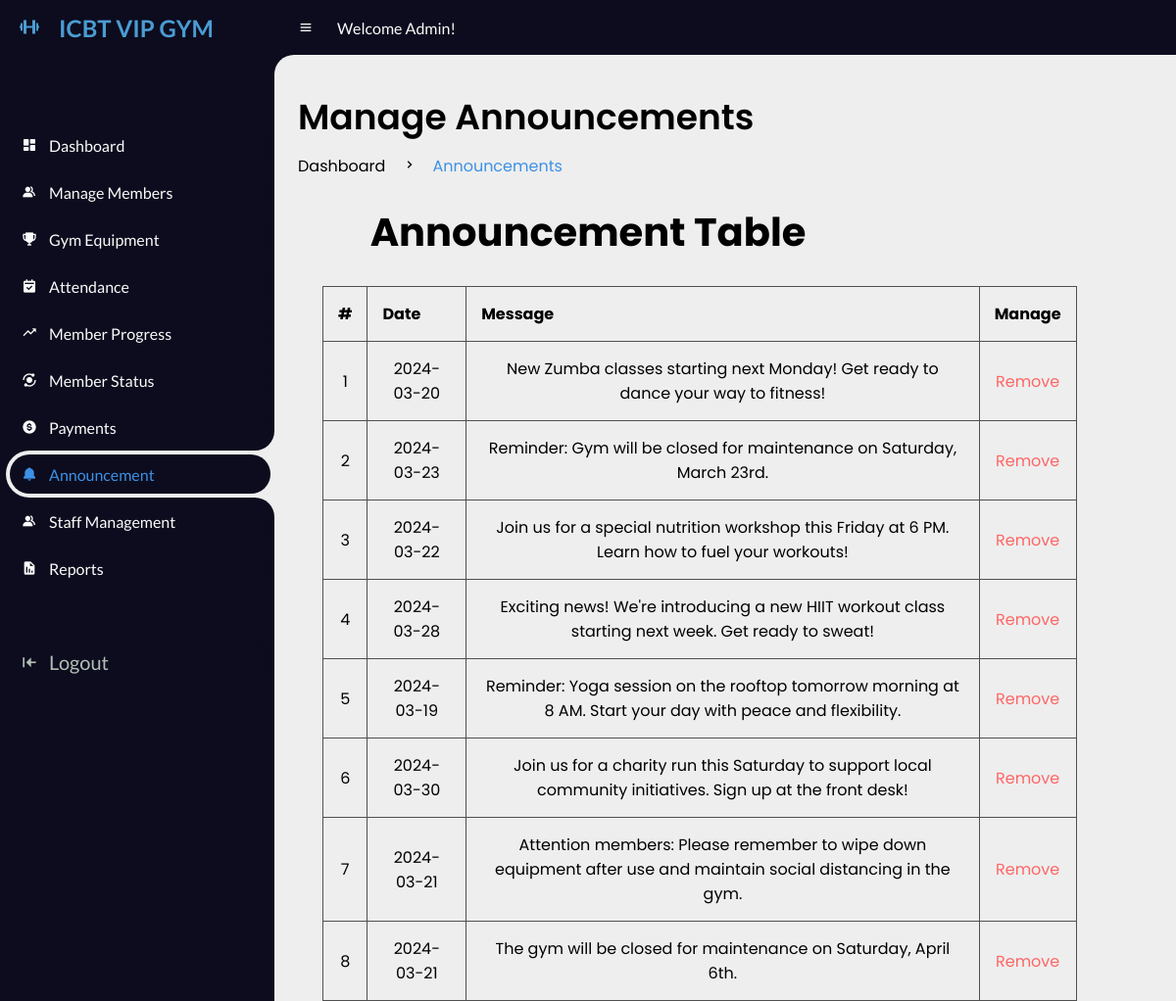
/1Admin/announcementManage.php (signed in), run on the app's committed database.
### tables this page shows
CREATE TABLE `announcements` (
  `announcementid` int(100) NOT NULL,
  `message` varchar(500) NOT NULL,
  `date` date NOT NULL
);

### 1Admin/announcementManage.php (the view, shortened to what this page needs)
<!DOCTYPE html>
<html lang="en">
<head>
    <link href='https://unpkg.com/boxicons@2.0.9/css/boxicons.min.css' rel='stylesheet'>
    <link rel="stylesheet" href="css/style.css">
</head>
<body>
    <section id="sidebar">
        <a href="#" class="brand">
        <i class='bx bx-dumbbell bx-tada' ></i>
            <span class="text">ICBT VIP GYM</span>
        </a>
        <ul class="side-menu top">
            <li>
                <a href="index.php">
                    <i class='bx bxs-dashboard'></i>
                    <span class="text">Dashboard</span>
                </a>
            </li>
            <li>
                <a href="managemb.php">
                    <i class='bx bxs-group'></i>
                    <span class="text">Manage Members</span>
                </a>
            </li>
            <li>
                <a href="managegym.php">
                    <i class='bx bxs-trophy'></i>
                    <span class="text">Gym Equipment</span>
                </a>
            </li>
            <li>
                <a href="attendance.php">
                    <i class='bx bxs-calendar-check'></i>
                    <span class="text">Attendance</span>
                </a>
            </li>
            <li>
                <a href="progressmb.php">
                    <i class='bx bx-trending-up'></i>
                    <span class="text">Member Progress</span>
                </a>
            </li>
            <li>
                <a href="statusmb.php">
                    <i class='bx bxs-analyse'></i>
                    <span class="text">Member Status</span>
                </a>
            </li>
            <li>
                <a href="paymentmb.php">
                    <i class='bx bxs-dollar-circle'></i>
                    <span class="text">Payments</span>
                </a>
            </li>
            <li class="active">
                <a href="announcement.php">
                    <i class='bx bxs-bell'></i>
                    <span class="text">Announcement</span>
                </a>
            </li>
            <li>
                <a href="managestaff.php">
                    <i class='bx bxs-group'></i>
                    <span class="text">Staff Management</span>
                </a>
            </li>
            <li>
                <a href="report.php">
                    <i class='bx bxs-report'></i>
                    <span class="text">Reports</span>
                </a>
            </li>
        </ul>
        <ul class="side-menu">
            <li>
                <a href="../logout.php" class="logout">
                    <i class='bx bxs-arrow-to-left'></i>
                    <span class="text">Logout</span>
                </a>
            </li>
        </ul>
    </section>
    <section id="content">
        <nav>
            <i class='bx bx-menu'></i>
            <a class="nav-link">Welcome Admin!</a>
        </nav>
        <main>
            <div class="head-title">
                <div class="left">
                    <h1>Manage Announcements</h1>
                    <ul class="breadcrumb">
                        <li>
                            <a href="#">Dashboard</a>
                        </li>
                        <li><i class='bx bx-chevron-right'></i></li>
                        <li>
                            <a class="active" href="announcement.php">Announcements</a>
                        </li>
                    </ul>
                </div>
            </div>
            <div id="content">
                <div id="content-header">
                    <br>
                </div>
                <div class="container-fluid">
                    <div class="row-fluid">
                        <div class="span12">
                            <div class='widget-box'>
                                <div class='widget-title'> <span class='icon'> <i class='fas fa-bullhorn'></i> </span>
                                    <h5 style="text-align:center; font-size: 40px;">Announcement Table</h5>
                                </div>
                                <div class='widget-content nopadding'>
                                    <?php
                                    include "dbcon.php";
                                    $qry = "select * from announcements";
                                    $cnt = 1;
                                    $result = mysqli_query($conn, $qry);
                                    echo "<table class='table table-bordered table-hover'>
              <thead>
                <tr>
                  <th>#</th>
                  <th>Date</th>
                  <th>Message</th>
                  <th>Manage</th>
                </tr>
              </thead>";
                                    while ($row = mysqli_fetch_array($result)) {
                                        echo "<tbody>
                <td><div class='text-center'>" . $cnt . "</div></td>
                <td><div class='text-center'>" . $row['date'] . "</div></td>
                <td><div class='text-center'>" . $row['message'] . "</div></td>
                <td><div class='text-center'><a href='announcementRemove.php?id=" . $row['announcementid'] . "' style='color:#F66;' ><i class='fas fa-trash'></i> Remove</a></div></td>
              </tbody>";
                                        $cnt++;
                                    }
                                    ?>
                                    </table>
                                </div>
                            </div>
                        </div>
                    </div>
                </div>
            </div>
        </main>
    </section>
</body>
</html>

### 1Admin/css/style.css (style rules this page uses)
* { margin: 0; padding: 0; box-sizing: border-box; }
a { text-decoration: none; }
li { list-style: none; }
:root { --poppins: 'Poppins', sans-serif; --lato: 'Lato', sans-serif; --light: #0C0C1E; --blue: #3C91E6; --light-blue: #CFE8FF; --grey: #060714; --dark-grey: #AAAAAA; --dark: #FBFBFB; --red: #DB504A; --yellow: #FFCE26; --gold: #FFC72C; --light-yellow: #FFF2C6; --orange: #FD7238; --light-orange: #FFE0D3; --light-green: hsl(160, 67%, 74%); --ice-blue: #4B9CD3; --Ash-Gray: #B2BEB5; }
html { overflow-x: visible; }
body { background: #eee; overflow-x: hidden; }
#sidebar { position: fixed; top: 0; left: 0; width: 280px; height: 100%; background: var(--light); z-index: 2000; font-family: var(--lato); transition: .3s ease; overflow-x: hidden; scrollbar-width: none; }
#sidebar .brand { font-size: 24px; font-weight: 700; height: 56px; display: flex; align-items: center; color: var(--ice-blue); position: sticky; top: 0; left: 0; background: var(--light); z-index: 500; padding-bottom: 20px; box-sizing: content-box; }
#sidebar .brand .bx { min-width: 60px; display: flex; justify-content: center; }
#sidebar .side-menu { width: 100%; margin-top: 48px; }
#sidebar .side-menu li { height: 48px; background: transparent; margin-left: 6px; border-radius: 48px 0 0 48px; padding: 4px; }
#sidebar .side-menu li.active { background: #eee; position: relative; }
#sidebar .side-menu li.active::before { content: ''; position: absolute; width: 40px; height: 40px; border-radius: 50%; top: -40px; right: 0; box-shadow: 20px 20px 0 #eee; z-index: -1; }
#sidebar .side-menu li.active::after { content: ''; position: absolute; width: 40px; height: 40px; border-radius: 50%; bottom: -40px; right: 0; box-shadow: 20px -20px 0 #eee; z-index: -1; }
#sidebar .side-menu li a { width: 100%; height: 100%; background: var(--light); display: flex; align-items: center; border-radius: 48px; font-size: 16px; color: var(--dark); white-space: nowrap; overflow-x: hidden; }
#sidebar .side-menu.top li.active a { color: var(--blue); }
#sidebar .side-menu li a.logout { color: var(--Ash-Gray); font-size: 20px; ; }
#sidebar .side-menu li a .bx { min-width: calc(60px - ((4px + 6px) * 2)); display: flex; justify-content: center; }
#content { position: sticky; width: calc(100% - 280px); left: 280px; transition: .3s ease; }
#content nav { height: 56px; background: var(--light); padding: 0 24px; display: flex; align-items: center; grid-gap: 24px; font-family: var(--lato); position: sticky; top: 0; left: 0; z-index: 1000; }
#content nav::before { content: ''; position: absolute; width: 40px; height: 40px; bottom: -40px; left: 0; border-radius: 50%; box-shadow: -20px -20px 0 var(--light); }
#content nav a { color: var(--dark); }
#content nav .bx.bx-menu { cursor: pointer; color: var(--dark); }
#content nav .nav-link { font-size: 16px; transition: .3s ease; }
#content main { width: 100%; padding: 36px 24px; font-family: var(--poppins); max-height: calc(100vh - 56px); overflow-y: hide; }
#content main .head-title { display: flex; align-items: center; justify-content: space-between; grid-gap: 16px; flex-wrap: wrap; }
#content main .head-title .left h1 { font-size: 36px; font-weight: 600; margin-bottom: 10px; color: black; }
#content main .head-title .left .breadcrumb { display: flex; align-items: center; grid-gap: 16px; }
#content main .head-title .left .breadcrumb li { color: black; }
#content main .head-title .left .breadcrumb li a { color: black; pointer-events: none; }
#content main .head-title .left .breadcrumb li a.active { color: var(--blue); pointer-events: unset; }

### 1Admin/announcementManage.php (style rules this page uses)
table { border-collapse: collapse; width: 130%; margin: 25px; }
th, td { padding: 15px; text-align: center; border: 1px solid #505050; }
th { text-align: left; }

### data on the page
announcements: date "2024-03-20", message "New Zumba classes starting next Monday! Get ready to dance your way to fitness!"
announcements: date "2024-03-23", message "Reminder: Gym will be closed for maintenance on Saturday, March 23rd."
announcements: date "2024-03-22", message "Join us for a special nutrition workshop this Friday at 6 PM. Learn how to fuel your workouts!"
announcements: date "2024-03-28", message "Exciting news! We're introducing a new HIIT workout class starting next week. Get ready to sweat!"
announcements: date "2024-03-19", message "Reminder: Yoga session on the rooftop tomorrow morning at 8 AM. Start your day with peace and flexibility."
announcements: date "2024-03-30", message "Join us for a charity run this Saturday to support local community initiatives. Sign up at the front desk!"
announcements: date "2024-03-21", message "Attention members: Please remember to wipe down equipment after use and maintain social distancing in the gym."
announcements: date "2024-03-21", message "The gym will be closed for maintenance on Saturday, April 6th."
